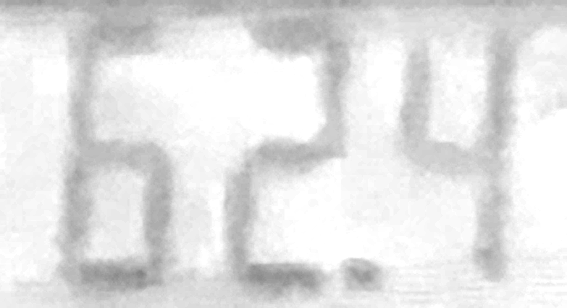
#> input picture Part_II/2_Data/HRR_Mass_Loss/Test_Image.png, 567 x 308 px
$ python Text_Reader.py
#> lines starting #> are read from the running program, lines starting #| are printed output that depends on the picture; after the words box and inside, x2 and y2 are one past the last pixel; in counts of white or black regions, pixels touching at a corner belong together
from PIL import Image, ImageFilter, ImageEnhance
import pytesseract
import cv2
import os
import numpy as np

image_file = '../2_Data/HRR_Mass_Loss/Test_Image.png'

im = Image.open(image_file)
#> im is the input picture: PIL image 567x308 RGB; min 131, max 255, mean 227.3
im = im.filter(ImageFilter.MedianFilter())
im.save(image_file[:-14] + 'New_Filter.png')

enhancer = ImageEnhance.Contrast(im)

im = enhancer.enhance(7)
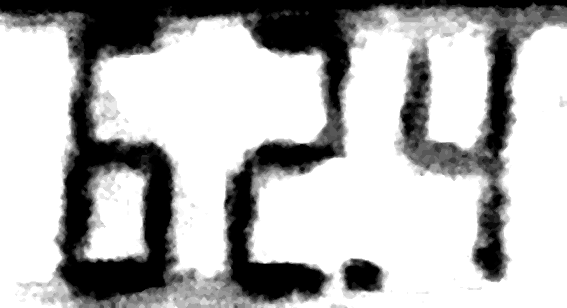
#> im: PIL image 567x308 RGB; min 0, max 255, mean 180.7
# [12 lines of commented-out code are left out]
im = cv2.imread(image_file[:-14] + 'New_Filter.png')

im_gray = cv2.cvtColor(im, cv2.COLOR_BGR2GRAY)

# # (thresh, im_bw) = cv2.threshold(im_gray, 128, 255, cv2.THRESH_BINARY | cv2.THRESH_OTSU)

thresh = 205
im_bw = cv2.threshold(im_gray, thresh, 255, cv2.THRESH_BINARY)[1]
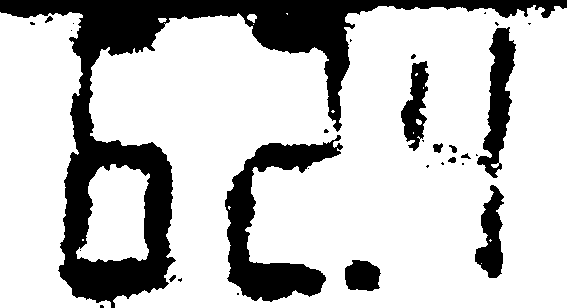
#> im_bw: shape (308, 567); 76.8% white; 31 black regions (19 under 20 px), largest, box (x1, y1, x2, y2) and area: (0, 0, 567, 308) 26923, (225, 135, 343, 302) 6801, (477, 27, 516, 178) 2713

# im_bw = cv2.GaussianBlur(im_bw, (5,5), 0)

# # gray = cv2.cvtColor(im, cv2.COLOR_BGR2GRAY)

# # kernel = np.ones((1,1), np.uint8)

# # img = cv2.dilate(im, kernel, iterations=10)
# # img = cv2.erode(img, kernel, iterations=10)

cv2.imwrite(image_file[:-14] + 'New_Image.png', im_bw)

# # print (image_file[:-16] + 'New_Image.png')

img_new = Image.open(image_file[:-14] + 'New_Image.png')
enhancer = ImageEnhance.Contrast(img_new)

img_new = enhancer.enhance(111)
cv2.imwrite(image_file[:-14] + 'New_Image.png', im_bw)

# [7 lines of commented-out code are left out]

#> (the run stopped early here; a loop or call above may not have finished)
